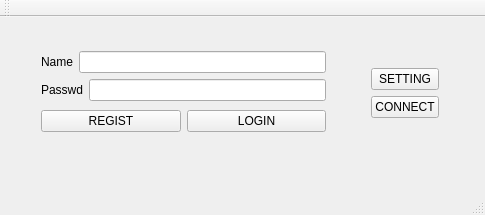
<?xml version="1.0" encoding="UTF-8"?>
<ui version="4.0">
 <class>MainWindow</class>
 <widget class="QMainWindow" name="MainWindow">
  <property name="geometry">
   <rect>
    <x>0</x>
    <y>0</y>
    <width>485</width>
    <height>215</height>
   </rect>
  </property>
  <property name="windowTitle">
   <string>MainWindow</string>
  </property>
  <widget class="QWidget" name="centralWidget">
   <widget class="QWidget" name="">
    <property name="geometry">
     <rect>
      <x>360</x>
      <y>10</y>
      <width>90</width>
      <height>131</height>
     </rect>
    </property>
    <layout class="QVBoxLayout" name="verticalLayout">
     <item>
      <widget class="QLabel" name="lb_caution">
       <property name="text">
        <string/>
       </property>
      </widget>
     </item>
     <item>
      <widget class="QPushButton" name="btn_set">
       <property name="text">
        <string>SETTING</string>
       </property>
      </widget>
     </item>
     <item>
      <widget class="QPushButton" name="btn_connect">
       <property name="text">
        <string>CONNECT</string>
       </property>
      </widget>
     </item>
     <item>
      <widget class="QLabel" name="lb_status">
       <property name="text">
        <string/>
       </property>
      </widget>
     </item>
    </layout>
   </widget>
   <widget class="QWidget" name="">
    <property name="geometry">
     <rect>
      <x>30</x>
      <y>20</y>
      <width>307</width>
      <height>110</height>
     </rect>
    </property>
    <layout class="QHBoxLayout" name="horizontalLayout_4">
     <item>
      <layout class="QVBoxLayout" name="verticalLayout_3">
       <item>
        <layout class="QVBoxLayout" name="verticalLayout_2">
         <item>
          <layout class="QHBoxLayout" name="horizontalLayout_2">
           <item>
            <widget class="QLabel" name="label">
             <property name="text">
              <string>Name</string>
             </property>
            </widget>
           </item>
           <item>
            <widget class="QLineEdit" name="le_name"/>
           </item>
          </layout>
         </item>
         <item>
          <layout class="QHBoxLayout" name="horizontalLayout">
           <item>
            <widget class="QLabel" name="label_2">
             <property name="text">
              <string>Passwd</string>
             </property>
            </widget>
           </item>
           <item>
            <widget class="QLineEdit" name="le_pwd"/>
           </item>
          </layout>
         </item>
        </layout>
       </item>
       <item>
        <layout class="QHBoxLayout" name="horizontalLayout_3">
         <item>
          <widget class="QPushButton" name="btn_reg">
           <property name="text">
            <string>REGIST</string>
           </property>
          </widget>
         </item>
         <item>
          <widget class="QPushButton" name="btn_log">
           <property name="text">
            <string>LOGIN</string>
           </property>
          </widget>
         </item>
        </layout>
       </item>
      </layout>
     </item>
    </layout>
   </widget>
  </widget>
  <widget class="QMenuBar" name="menuBar">
   <property name="geometry">
    <rect>
     <x>0</x>
     <y>0</y>
     <width>485</width>
     <height>25</height>
    </rect>
   </property>
  </widget>
  <widget class="QToolBar" name="mainToolBar">
   <attribute name="toolBarArea">
    <enum>TopToolBarArea</enum>
   </attribute>
   <attribute name="toolBarBreak">
    <bool>false</bool>
   </attribute>
  </widget>
  <widget class="QStatusBar" name="statusBar"/>
 </widget>
 <layoutdefault spacing="6" margin="11"/>
 <resources/>
 <connections/>
</ui>
